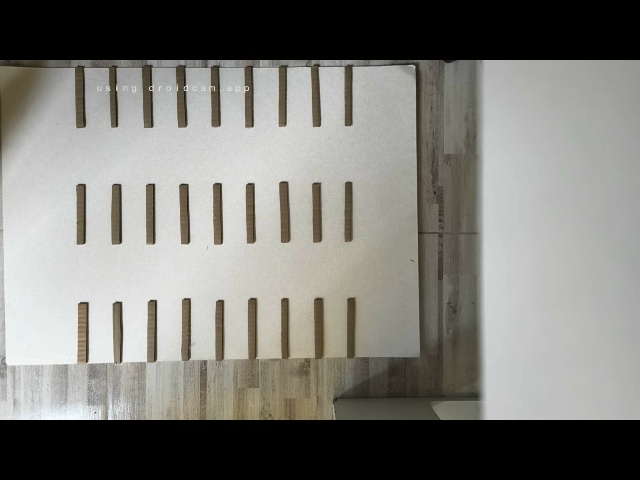
#> input picture Proyecto 4/Proyecto 4/vision_service/frame_base.jpg, 640 x 480 px, given in place of the camera
$ python main.py
#> lines starting #> are read from the running program, lines starting #| are printed output that depends on the picture; after the words box and inside, x2 and y2 are one past the last pixel; in counts of white or black regions, pixels touching at a corner belong together
import cv2
import numpy as np
import time
import argparse

class ParkingVisionSystem:
    def __init__(self, video_source=0):
        """
        Sistema de visión para parqueaderos usando visión clásica.
        :param video_source: URL de IP Webcam, ID de cámara local o ruta de video.
        """
        self.cap = cv2.VideoCapture(video_source)
        if not self.cap.isOpened():
            print(f"Error: No se pudo abrir la fuente de video {video_source}")
            exit()

        self.window_name = "Parking Vision System"
        cv2.namedWindow(self.window_name)

        # Parámetros de estado
        self.base_frame = None
        self.rows = []  # Estructura para detección automática
        self.manual_bays = [] # Lista de (x, y, w, h) definidos manualmente
        self.drawing = False
        self.ix, self.iy = -1, -1

        # Trackbars para ajuste en tiempo real
        cv2.createTrackbar("Umbral Diff", self.window_name, 25, 100, lambda x: None)
        cv2.createTrackbar("Ratio Ocup.", self.window_name, 10, 100, lambda x: None)
        cv2.createTrackbar("Min Area", self.window_name, 500, 5000, lambda x: None)

        # Configurar el callback del mouse
        cv2.setMouseCallback(self.window_name, self.mouse_handler)

        # Rango de color café en HSV (ajustable si es necesario)
        # Nota: El café es un naranja oscuro/bajo en brillo
        self.lower_brown = np.array([0, 20, 20])
        self.upper_brown = np.array([30, 255, 150])

    def mouse_handler(self, event, x, y, flags, param):
        """Maneja los eventos del mouse para dibujo manual."""
        if event == cv2.EVENT_LBUTTONDOWN:
            self.drawing = True
            self.ix, self.iy = x, y

        elif event == cv2.EVENT_LBUTTONUP:
            self.drawing = False
            # Calcular dimensiones finales
            x_start, y_start = min(self.ix, x), min(self.iy, y)
            width, height = abs(self.ix - x), abs(self.iy - y)

            if width > 5 and height > 5:
                self.manual_bays.append((x_start, y_start, width, height))
                print(f"Bahía manual añadida: {x_start, y_start, width, height}")

    def preprocess_for_separators(self, frame):
        """Usa filtrado de color HSV para detectar los separadores cafés."""
        hsv = cv2.cvtColor(frame, cv2.COLOR_BGR2HSV)
        mask = cv2.inRange(hsv, self.lower_brown, self.upper_brown)

        # Limpieza morfológica
        kernel = np.ones((5, 5), np.uint8)
        mask = cv2.morphologyEx(mask, cv2.MORPH_OPEN, kernel)
        mask = cv2.morphologyEx(mask, cv2.MORPH_CLOSE, kernel)
        return mask

    def detect_layout(self, frame):
        """Detecta automáticamente las filas y columnas de separadores."""
        min_area = cv2.getTrackbarPos("Min Area", self.window_name)
        thresh = self.preprocess_for_separators(frame)
        contours, _ = cv2.findContours(thresh, cv2.RETR_EXTERNAL, cv2.CHAIN_APPROX_SIMPLE)

        separators = []
        for cnt in contours:
            area = cv2.contourArea(cnt)
            if area > min_area:
                x, y, w, h = cv2.boundingRect(cnt)
                aspect_ratio = h / float(w)
                if aspect_ratio > 1.5:  # Separadores son verticales
                    separators.append((x, y, w, h))

        if len(separators) < 2:
            return False

        # Agrupar por filas (usando el eje Y con un margen de tolerancia)
        separators.sort(key=lambda b: b[1])
        rows_data = []
        if separators:
            current_row = [separators[0]]
            for i in range(1, len(separators)):
                if abs(separators[i][1] - current_row[0][1]) < 60: # Margen de 60px para filas
                    current_row.append(separators[i])
                else:
                    rows_data.append(sorted(current_row, key=lambda b: b[0]))
                    current_row = [separators[i]]
            rows_data.append(sorted(current_row, key=lambda b: b[0]))

        # Construir bahías entre cada par de separadores
        self.rows = []
        for row in rows_data:
            row_bays = []
            for i in range(len(row) - 1):
                sep1 = row[i]
                sep2 = row[i+1]

                # Definir la bahía como el espacio entre separadores
                x_start = sep1[0] + sep1[2]
                y_start = sep1[1]
                width = sep2[0] - x_start
                height = sep1[3]

                # Filtrar si los separadores están demasiado lejos (no es una bahía)
                if 20 < width < (frame.shape[1] // 3):
                    row_bays.append((x_start, y_start, width, height))
            if row_bays:
                self.rows.append(row_bays)

        return len(self.rows) > 0

    def check_occupancy(self, frame):
        """Compara el frame actual con el base para detectar ocupación."""
        # Usar bahías manuales si existen, si no, usar las detectadas automáticamente
        current_bays = []
        if self.manual_bays:
            current_bays = self.manual_bays
        else:
            # Aplanar la lista de filas automáticas
            for row in self.rows:
                current_bays.extend(row)

        if self.base_frame is None or not current_bays:
            return []

        # Obtener valores de los trackbars
        threshold_val = cv2.getTrackbarPos("Umbral Diff", self.window_name)
        min_pixel_ratio = cv2.getTrackbarPos("Ratio Ocup.", self.window_name) / 100.0

        results = []
        # Convertir a escala de grises y aplicar blur para reducir ruido
        gray_current = cv2.GaussianBlur(cv2.cvtColor(frame, cv2.COLOR_BGR2GRAY), (5, 5), 0)
        gray_base = cv2.GaussianBlur(cv2.cvtColor(self.base_frame, cv2.COLOR_BGR2GRAY), (5, 5), 0)

        for i, (x, y, w, h) in enumerate(current_bays):
            # Asegurar que el ROI esté dentro de los límites de la imagen
            h_img, w_img = gray_current.shape
            x1, y1 = max(0, x), max(0, y)
            x2, y2 = min(w_img, x + w), min(h_img, y + h)

            if x2 <= x1 or y2 <= y1:
                continue

            # Extraer ROI
            roi_base = gray_base[y1:y2, x1:x2]
            roi_current = gray_current[y1:y2, x1:x2]

            # Diferencia absoluta
            diff = cv2.absdiff(roi_base, roi_current)
            _, diff_thresh = cv2.threshold(diff, threshold_val, 255, cv2.THRESH_BINARY)

            # Limpieza de ruido
            kernel = np.ones((3, 3), np.uint8)
            diff_thresh = cv2.morphologyEx(diff_thresh, cv2.MORPH_OPEN, kernel)

            # Ratio
            changed_pixels = cv2.countNonZero(diff_thresh)
            total_pixels = (x2 - x1) * (y2 - y1)
            ratio = changed_pixels / total_pixels
            is_occupied = ratio > min_pixel_ratio

            results.append({
                'id': i + 1,
                'bbox': (x1, y1, x2 - x1, y2 - y1),
                'occupied': is_occupied,
                'ratio': ratio
            })
        return results

    def draw_results(self, frame, results):
        """Dibuja las bahías, estados y feedback visual."""
        overlay = frame.copy()

        # Dibujar rectángulo que se está trazando actualmente
        if self.drawing:
            cv2.rectangle(frame, (self.ix, self.iy), (self.ix, self.iy), (255, 255, 0), 2) # Punto inicial
            # Para mostrar el rectángulo elástico, necesitaríamos guardar las coordenadas actuales del mouse.
            # Por simplicidad, solo mostramos el punto inicial o las bahías ya creadas.

        for res in results:
            x, y, w, h = res['bbox']
            # Verde para libre, Rojo para ocupado (BGR)
            color = (0, 0, 255) if res['occupied'] else (0, 255, 0)

            # Dibujar rectángulo semi-transparente
            cv2.rectangle(overlay, (x, y), (x + w, y + h), color, -1)
            cv2.rectangle(frame, (x, y), (x + w, y + h), color, 2)

            # Texto informativo
            label = f"B{res['id']}"
            cv2.putText(frame, label, (x + 5, y + 20), cv2.FONT_HERSHEY_SIMPLEX, 0.5, (255, 255, 255), 2)

        # Aplicar transparencia al overlay
        alpha = 0.3
        cv2.addWeighted(overlay, alpha, frame, 1 - alpha, 0, frame)

        # UI de estado
        cv2.rectangle(frame, (0, 0), (450, 110), (0, 0, 0), -1)
        mode_text = "MODO: MANUAL" if self.manual_bays else "MODO: AUTOMATICO"
        cv2.putText(frame, mode_text, (10, 25), cv2.FONT_HERSHEY_SIMPLEX, 0.6, (255, 255, 0), 2)

        if self.base_frame is not None:
            cv2.putText(frame, "SISTEMA ACTIVO", (10, 50), cv2.FONT_HERSHEY_SIMPLEX, 0.7, (0, 255, 0), 2)
            total_occ = sum(1 for r in results if r['occupied'])
            cv2.putText(frame, f"Ocupados: {total_occ} / {len(results)}", (10, 80), cv2.FONT_HERSHEY_SIMPLEX, 0.6, (255, 255, 255), 1)
        else:
            cv2.putText(frame, "ESPERANDO CALIBRACION", (10, 50), cv2.FONT_HERSHEY_SIMPLEX, 0.7, (0, 0, 255), 2)
            cv2.putText(frame, "Presione 'C' con el parqueadero vacio", (10, 80), cv2.FONT_HERSHEY_SIMPLEX, 0.5, (200, 200, 200), 1)

        # Atajos de teclado
        cv2.putText(frame, "[C] Calibrar | [R] Redetectar Auto | [M] Limpiar Manual | [Q] Salir",
                    (10, frame.shape[0] - 40), cv2.FONT_HERSHEY_SIMPLEX, 0.5, (255, 255, 255), 1)
        cv2.putText(frame, "Click y arrastra para demarcar bahias manualmente",
                    (10, frame.shape[0] - 15), cv2.FONT_HERSHEY_SIMPLEX, 0.5, (0, 255, 255), 1)

    def run(self):
        print("Iniciando Parking Vision System...")
        print("Atajos:")
        print("  C: Captura el frame base (debe estar vacío)")
        print("  R: Vuelve a detectar la estructura de separadores")
        print("  Q: Salir")

        while True:
            ret, frame = self.cap.read()
#> frame is the input picture: shape (480, 640, 3); mean B, G, R 120.5, 125.7, 126.4
            if not ret:
                break

            # Redimensionar para procesamiento uniforme si es muy grande
            if frame.shape[1] > 1280:
                frame = cv2.resize(frame, (1280, 720))

            # Lógica automática de detección de layout inicial
            if not self.rows:
                self.detect_layout(frame)
#> in preprocess_for_separators, `hsv = cv2.cvtColor(frame, cv2.COLOR_BGR2HSV)`: hsv: shape (480, 640, 3); mean H, S, V 25.2, 17.1, 127.1
#> in preprocess_for_separators, `mask = cv2.inRange(hsv, self.lower_brown, self.upper_brown)`:
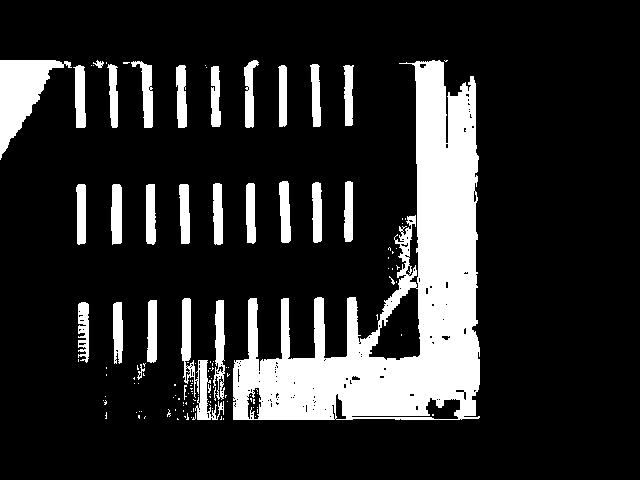
#> mask: shape (480, 640); 16.8% white; 130 white regions (102 under 20 px), largest, box (x1, y1, x2, y2) and area: (233, 60, 480, 420) 34221, (0, 60, 72, 160) 3089, (181, 298, 224, 420) 1391
#> in preprocess_for_separators, `mask = cv2.morphologyEx(mask, cv2.MORPH_OPEN, kernel)`:
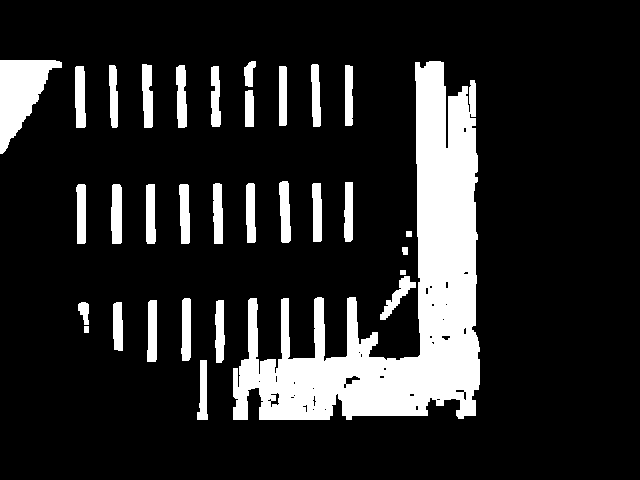
#> mask: shape (480, 640); 15.7% white; 32 white regions, largest, box (x1, y1, x2, y2) and area: (233, 61, 480, 420) 32224, (0, 60, 62, 154) 3027, (111, 184, 122, 244) 618
#> in preprocess_for_separators, `mask = cv2.morphologyEx(mask, cv2.MORPH_CLOSE, kernel)`:
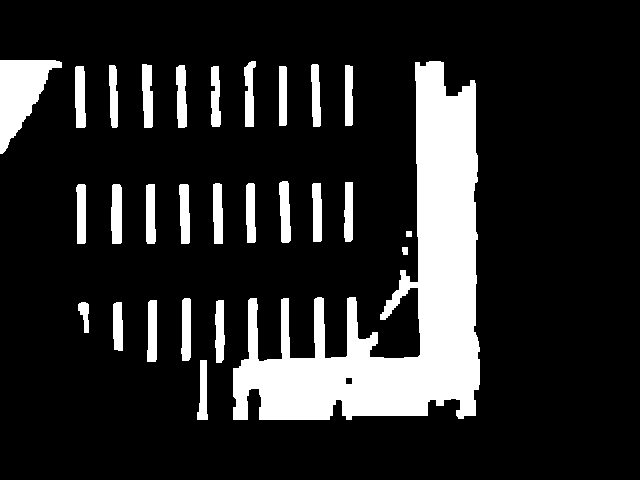
#> mask: shape (480, 640); 16% white; 28 white regions
#> in detect_layout, `contours, _ = cv2.findContours(thresh, cv2.RETR_EXTERNAL, cv2.CHAIN_AP..`: contours = 28 contours; largest, box (x1, y1, x2, y2) and area: (233, 61, 480, 420) 32414, (0, 60, 62, 154) 2891, (111, 184, 122, 244) 551, (75, 66, 86, 128) 538, (142, 64, 153, 128) 534
#> the loop in detect_layout, `for cnt in contours:` made 28 passes
#> (area, x, y, w, h, aspect_ratio) on passes 11, 17, 20, 22, 25, 26, 28: (551, 111, 184, 11, 60, 5.45), (523, 279, 181, 12, 62, 5.17), (538.5, 75, 66, 11, 62, 5.64), (509, 176, 65, 11, 63, 5.73), (534, 142, 64, 11, 64, 5.82), (32414, 233, 61, 247, 359, 1.45), (2891, 0, 60, 62, 94, 1.52)
#> area on passes 1 to 6: 390.5, 396.5, 178.5, 457.5, 496, 496.5
#> after the loop in detect_layout, `for cnt in contours:`: separators = [(111, 184, 11, 60), (279, 181, 12, 62), (75, 66, 11, 62), (176, 65, 11, 63), (142, 64, 11, 64), (0, 60, 62, 94)]
#> in detect_layout, `current_row = [separators[0]]`: current_row = [(0, 60, 62, 94)]
#> the loop in detect_layout, `for i in range(1, len(separators)):` made 5 passes
#> after the loop in detect_layout, `for i in range(1, len(separators)):`: rows_data = [[(0, 60, 62, 94), (75, 66, 11, 62), (142, 64, 11, 64), (176, 65, 11, 63)]]
#> the loop in detect_layout, `for row in rows_data:` made 2 passes
#> row on pass 2: [(111, 184, 11, 60), (279, 181, 12, 62)]
#> after the loop in detect_layout, `for row in rows_data:`: self.rows = [[(86, 66, 56, 62), (153, 64, 23, 64)], [(122, 184, 157, 60)]]

            results = self.check_occupancy(frame)
#> the loop in check_occupancy, `for row in self.rows:` made 2 passes
#> row on passes 1 to 2: [(86, 66, 56, 62), (153, 64, 23, 64)], [(122, 184, 157, 60)]
#> after the loop in check_occupancy, `for row in self.rows:`: current_bays = [(86, 66, 56, 62), (153, 64, 23, 64), (122, 184, 157, 60)]
#> results = []
            self.draw_results(frame, results)
#> in draw_results, `cv2.putText(frame, "Click y arrastra para demarcar bahias manualmente"..`:
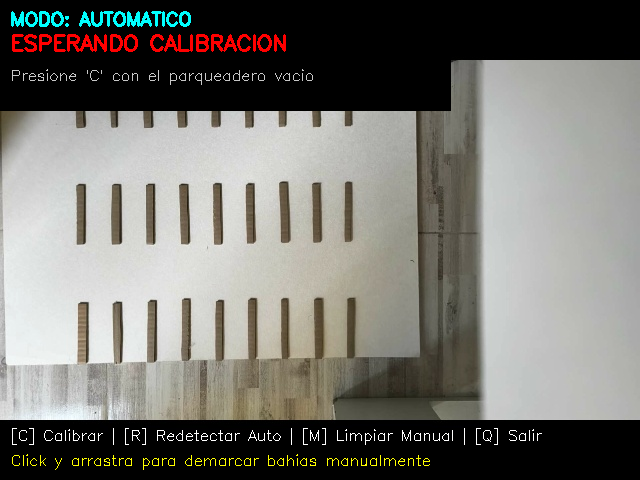
#> frame: shape (480, 640, 3); mean B, G, R 113, 118.4, 119.8

            cv2.imshow(self.window_name, frame)

            key = cv2.waitKey(1) & 0xFF
#> (key q is pressed here)
            if key == ord('q'):
                break
            elif key == ord('c'):
                self.base_frame = frame.copy()
                print("Calibración completada: Frame base guardado.")
            elif key == ord('r'):
                self.rows = []
                self.manual_bays = []
                print("Reiniciando detección de layout (Automático)...")
            elif key == ord('m'):
                self.manual_bays = []
                print("Bahías manuales limpiadas. Regresando a modo automático.")

        self.cap.release()
        cv2.destroyAllWindows()

if __name__ == "__main__":
    parser = argparse.ArgumentParser(description="Sistema de Visión de Parqueadero")
    parser.add_argument("--source", type=str, default="0", help="Fuente de video (ID o URL)")
    args = parser.parse_args()

    # Convertir a entero si es un ID de cámara
    source = int(args.source) if args.source.isdigit() else args.source

    system = ParkingVisionSystem(video_source=source)
    system.run()
